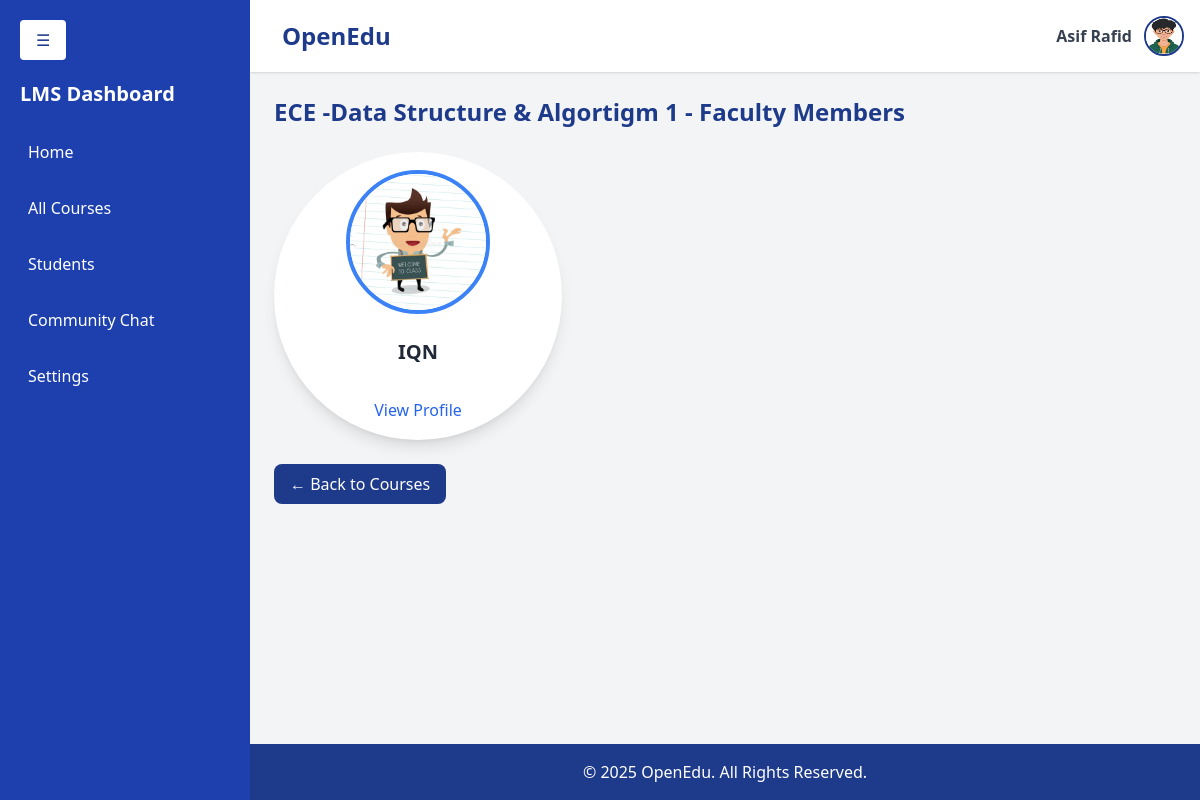
/lms/department=7/course=3 (signed in), run on the app's committed database.
### accounts/models.py (models this page shows, shortened)
class User(AbstractUser):
    contact = models.CharField(max_length=15, blank=True, null=True)
    profilepicture = models.ImageField(upload_to='images/profilepictures', blank=True, null=True,default='images/profilepictures/rafid1.jpg')
    role=models.TextField(default='user')
    course=models.IntegerField(default=-1)
    department=models.IntegerField(default=-1)
    groups = models.ManyToManyField(
        'auth.Group',
        related_name='custom_user_set',
        blank=True
    )
    user_permissions = models.ManyToManyField(
        'auth.Permission',
        related_name='custom_user_permissions_set',
        blank=True
    )

### lms/models.py (models this page shows, shortened)
class Department(models.Model):
    id = models.AutoField(primary_key=True)  # Automatically generates a primary key
    name = models.CharField(max_length=255, unique=True)  # Unique name field
    image = models.ImageField(upload_to='images/department/', null=True,default='images/department/default.jpg')
    description=models.TextField(max_length=255,default="The Department fosters innovative research and interdisciplinary collaboration, focusing on conceptual exploration and advanced academic problem-solving techniques.")

class Course(models.Model):
    id = models.AutoField(primary_key=True)  # Automatically generates a primary key
    course_code = models.CharField(max_length=6, unique=True)  # Unique course code
    course_name = models.CharField(max_length=50)  # Course name
    course_description = models.TextField(
        default="This course provides a comprehensive overview of essential topics, methodologies, and concepts. Further details will be provided."
    )  # Description of the course
    department = models.ForeignKey('Department', related_name='courses', on_delete=models.CASCADE)  # Foreign key to Department
    image = models.ImageField(upload_to='images/course/', null=True, default='images/course/default.jpg')  # Course image

class Faculty(models.Model):
    name = models.CharField(max_length=100)
    course = models.ForeignKey('Course', related_name='Faculty', on_delete=models.CASCADE, null=True, blank=True)
    image = models.ImageField(upload_to='images/faculty/', null=True,default='images/faculty/default.jpg')
    position = models.CharField(max_length=100)

### lms/views.py (the view)
# urls.py: path('department=<int:dept_id>/course=<int:course_id>', course_facs, name='course_facs'),
@login_required
def course_facs(request, dept_id, course_id):
    department = Department.objects.get(id=dept_id)
    course = Course.objects.get(id=course_id)
    faculties = Faculty.objects.filter(course=course)
    showFacultyModal=(request.user.role=='master')or(request.user.department==department.id)or(request.user.course==course.id)
    showUpdateFacultyModal=(request.user.role=='master')or(request.user.department==department.id)or(request.user.course==course.id)
    showAddButton=(request.user.role=='master')or(request.user.department==department.id)or(request.user.course==course.id)
    context = {'department': department, 'faculties': faculties,'course':course,
               'showFacultyModal':showFacultyModal,'showUpdateFacultyModal':showUpdateFacultyModal,'showAddButton':showAddButton}
    return render(request, 'lms/faculty.html', context)

### lms/templates/lms/faculty.html (shortened to what this page needs)
{% extends 'dashboard.html' %} {% load static %} {% block content %}
<div class="p-6 flex-grow" style="overflow: auto">
  <h2 class="text-2xl font-bold text-blue-900 mb-6">
    {{ department.name }} -{{ course.course_name }} - Faculty Members
  </h2>
  {% if faculties %}
  <div
    class="grid grid-cols-1 sm:grid-cols-2 md:grid-cols-3 lg:grid-cols-4 gap-8"
  >
    {% for faculty in faculties %}
    <div
      class="relative flex flex-col items-center justify-center bg-white p-8 rounded-full shadow-lg transform transition-transform hover:scale-105 cursor-pointer w-72 h-72"
    >
      <a
        href="{% url 'fac_lecs' department.id course.id faculty.id %}"
        class="flex flex-col items-center justify-center"
      >
        <img
          src="{{ faculty.image.url }}"
          alt="{{ faculty.name }}"
          class="w-36 h-36 object-cover rounded-full mb-6 border-4 border-blue-500"
        />
        <h3 class="text-xl font-semibold text-gray-800 mb-2 text-center">
          {{ faculty.name }}
        </h3>
      </a>
      <a href="#" class="mt-4 text-blue-600 hover:underline text-center"
        >View Profile</a
      >
    </div>
    {% endfor %}
  </div>
  {% else %}
  <p class="text-gray-500">No faculty members found in this Course.</p>
  {% endif %}
  <a
    href="{% url 'departments' %}"
    class="mt-6 inline-block bg-blue-900 text-white px-4 py-2 rounded-lg hover:bg-blue-700"
  >
    ← Back to Courses
  </a>
</div>
{% endblock %}

### home/templates/inc/header.html (shortened to what this page needs)
<header class="bg-white shadow p-4 flex justify-between items-center relative">
  <div class="flex items-center space-x-4">
    <h1 class="text-2xl font-bold text-blue-900">OpenEdu</h1>
  </div>
  <div class="flex items-center space-x-3 relative">
    <span class="text-gray-700 font-semibold">
      {{ request.user.first_name }} {{ request.user.last_name }}
    </span>
    <a
      href="javascript:void(0);"
      onclick="toggleDropdownProfile()"
      class="w-10 h-10"
    >
      <img
        src="{{ request.user.profilepicture.url }}"
        alt="Profile"
        class="w-10 h-10 rounded-full border-2 border-blue-900"
      />
    </a>
  </div>
</header>

### data on the page
User: user.first_name "Asif", user.last_name "Rafid", user.profilepicture (picture)
Department: name "ECE"
Course: course_name "Data Structure & Algortigm 1"
Faculty: image (placeholder picture), name "IQN"
